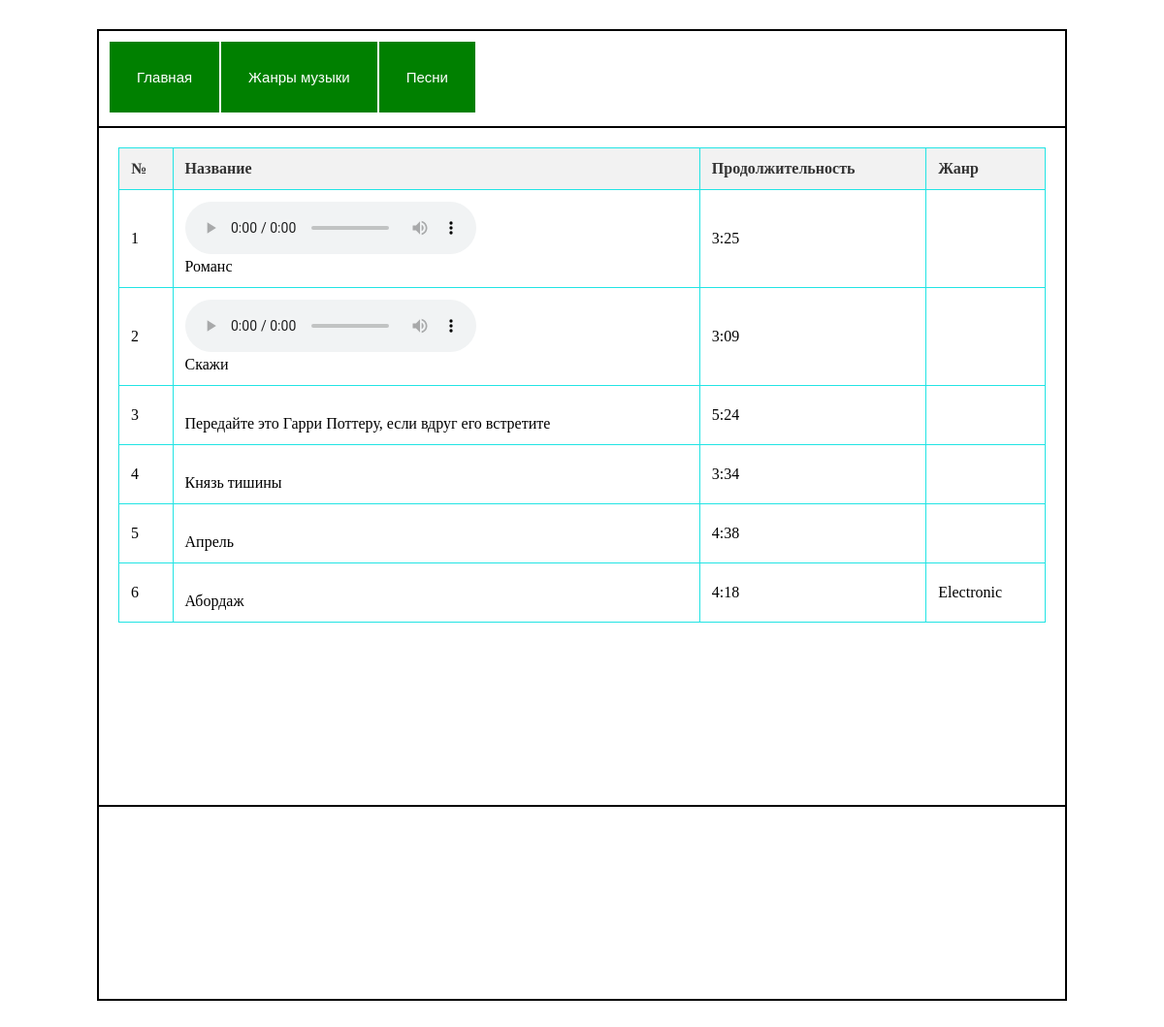
The page /track/ on the database its author committed.
### main/models.py (models this page shows, shortened)
class Track(models.Model):
    title = models.CharField(max_length = 200, unique = True)
    duration = models.CharField(max_length = 200)
    genre = models.ManyToManyField(Genres)
    audio_file = models.FileField(upload_to='music/tracks/', blank=True, null=True)

class Genres(models.Model):
    name_ru = models.CharField(max_length = 200, unique = True)
    name_en = models.CharField(max_length = 200)
    description = models.CharField(max_length = 400)
    def __str__(self):
        return self.name_en

### main/views.py (the view)
# urls.py: path('track/', views.track),
def track(request):
    track1 = Track.objects.all()
    return render (request, 'track.html', {'track1': track1})

### main/templates/track.html (shortened to what this page needs)
{% extends "base.html" %}
{% block content %}
<table>
    <thead>
        <tr>
            <th>№</th>
            <th>Название</th>
            <th>Продолжительность</th>
            <th>Жанр</th>
        </tr>
    </thead>
    <tbody>
        {% for t in track1 %}
        <tr>
            <td>{{t.id}}</td>
            <td>
                {% if t.audio_file %}
                    <audio src="{{t.audio_file.url}}" controls></audio>
                    {% endif %}
                    <br>
                    {{ t.title }}
            </td>
            <td>{{t.duration}}</td>
            <td>
              {{ t.genre.all|join:", "}}
            </td>
        </tr>
        {% endfor %}
    </tbody>
</table>
{% endblock content %}

### main/templates/base.html (shortened to what this page needs)
<!DOCTYPE html>
{% load static %}
<html lang="en">
<head>
    <link rel="stylesheet" href="{% static "styles.css" %}" />
</head>
<body>
    <div id="wrapper">
        <div id="header">
            <div id="menu">
                <a href="/">Главная</a>
                <a href="/genres">Жанры музыки</a>
                <a href="/track">Песни</a>
            </div>
        </div>
        <div id="container">
            <div id="content">
                {% block content %} content {% endblock content %}
            </div>
        </div>
        <div id="footer">
        </div>
    </div>
</body>
</html>

### main/static/styles.css (style rules this page uses)
* { box-sizing: border-box; }
#wrapper { width: 1000px; margin: 30px auto; border: 1px solid black; }
#header { height: 100px; padding: 10px; border: 1px solid black; }
#container { display: flex; }
#content { width: 100%; height: 700px; padding: 20px; border: 1px solid black; order: 2; }
#footer { height: 200px; padding: 20px; border: 1px solid black; }
#menu { display: flex; }
#menu a { display: block; padding: 28px 28px; text-decoration: none; color: white; font-family: Arial; font-size: 15px; background: green; border: 1px solid ; }
table { width: 100%; border-collapse: collapse; margin-bottom: 20px; }
table th, table td { border: 1px solid #22e4e4; padding: 12px; text-align: left; }
table th { background-color: #f2f2f2; color: #333; }

### rows shown on the page
Track: id "1", title "Романс", duration "3:25"
Track: id "2", title "Скажи", duration "3:09"
Track: id "3", title "Передайте это Гарри Поттеру, если вдруг его встретите", duration "5:24"
Track: id "4", title "Князь тишины", duration "3:34"
Track: id "5", title "Апрель", duration "4:38"
Track: id "6", title "Абордаж", duration "4:18", genre.all "Electronic"
